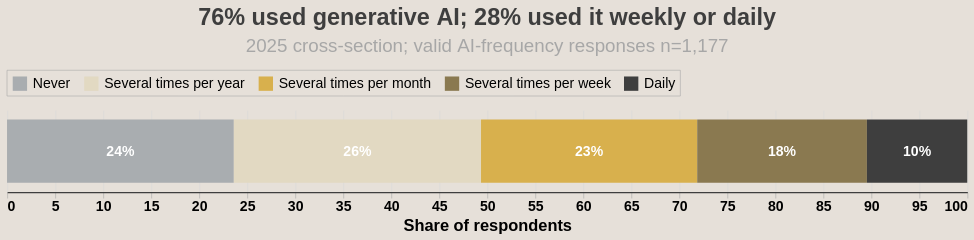

Write notebook code for a chart like this one.
### Markdown cell above
## 3. Leadership-facing figures

These figures are designed as candidate building blocks for a 3–5 slide presentation. Each
uses a validated base and makes its denominator available in the title, labels, or tooltip.

### Code cell
# Overall use: one compact distribution with two leadership-ready summary statistics.
frequency_summary = (
    ai_respondents[FREQUENCY]
    .value_counts()
    .reindex(FREQ_ORDER, fill_value=0)
    .rename_axis("Frequency")
    .reset_index(name="Respondents")
)
frequency_summary["Percent"] = 100 * frequency_summary["Respondents"] / len(ai_respondents)
frequency_summary["Metric"] = "Valid AI-frequency respondents"
frequency_summary["Label"] = frequency_summary["Percent"].map(lambda value: f"{value:.0f}%")
frequency_summary["Order"] = frequency_summary["Frequency"].map(
    {value: index for index, value in enumerate(FREQ_ORDER)}
)
frequency_summary["Start"] = frequency_summary["Percent"].cumsum() - frequency_summary["Percent"]
frequency_summary["End"] = frequency_summary["Percent"].cumsum()
frequency_summary["Midpoint"] = (frequency_summary["Start"] + frequency_summary["End"]) / 2

ever_used = 100 * ai_respondents[FREQUENCY].ne("Never").mean()
weekly_used = 100 * ai_respondents["weekly_or_more"].mean()

frequency_bar = (
    alt.Chart(frequency_summary)
    .mark_bar(height=54)
    .encode(
        x=alt.X("Start:Q", title="Share of respondents", axis=alt.Axis(format=".0f")),
        x2="End:Q",
        y=alt.Y("Metric:N", title=None, axis=alt.Axis(labels=False, ticks=False, domain=False)),
        color=alt.Color(
            "Frequency:N",
            sort=FREQ_ORDER,
            scale=alt.Scale(domain=FREQ_ORDER, range=FREQ_COLORS),
            legend=alt.Legend(title=None),
        ),
        order=alt.Order("Order:Q"),
        tooltip=[
            "Frequency:N",
            "Respondents:Q",
            alt.Tooltip("Percent:Q", format=".1f", title="Percent"),
        ],
    )
)

frequency_text = (
    alt.Chart(frequency_summary.loc[frequency_summary["Percent"].ge(7)])
    .mark_text(color="white", fontWeight="bold", fontSize=12)
    .encode(
        x="Midpoint:Q",
        y=alt.Y("Metric:N"),
        text="Label:N",
    )
)

frequency_chart = style_chart(
    (frequency_bar + frequency_text).properties(
        width=820,
        height=70,
        title=alt.Title(
            f"{ever_used:.0f}% used generative AI; {weekly_used:.0f}% used it weekly or daily",
            subtitle=f"2025 cross-section; valid AI-frequency responses n={len(ai_respondents):,}",
        ),
    )
)
frequency_chart

### Figure 1 — Vega-Lite specification as saved in the notebook (floating-point values rounded to 4 significant figures)
{"config": {"view": {"continuousWidth": 300, "continuousHeight": 300, "stroke": null}, "axis": {"domain": true, "domainColor": "#3E3E3E", "domainWidth": 1, "gridColor": "#D9D9D9", "gridOpacity": 0.5, "labelFont": "Arial", "labelFontSize": 12, "labelFontWeight": 600, "tickColor": "#A7A7A7", "tickWidth": 0.5, "ticks": true, "titleFont": "Arial", "titleFontSize": 14, "titleFontWeight": "bold"}, "axisX": {"orient": "bottom"}, "axisY": {"labelLimit": 500, "labelPadding": 10, "orient": "left"}, "background": "#E6E0D9", "legend": {"direction": "horizontal", "fillColor": "#E6E0D9", "labelFont": "Arial", "labelFontSize": 12, "offset": 12, "orient": "top", "padding": 4, "strokeColor": "#A7A7A7", "strokeWidth": 0.5, "symbolSize": 150, "title": null}, "title": {"align": "center", "anchor": "middle", "color": "#3E3E3E", "font": "Arial", "fontSize": 20, "fontWeight": "bolder", "frame": "group", "offset": 12, "subtitleColor": "#A7A7A7", "subtitleFont": "Arial", "subtitleFontSize": 16, "subtitlePadding": 6}}, "layer": [{"data": {"name": "data-8359fd40657bad8c8b4a4af5fd08c70b"}, "mark": {"type": "bar", "height": 54}, "encoding": {"color": {"field": "Frequency", "legend": {"title": null}, "scale": {"domain": ["Never", "Several times per year", "Several times per month", "Several times per week", "Daily"], "range": ["#A9ADB0", "#E2D9C2", "#D8B04D", "#8A7950", "#3E3E3E"]}, "sort": ["Never", "Several times per year", "Several times per month", "Several times per week", "Daily"], "type": "nominal"}, "order": {"field": "Order", "type": "quantitative"}, "tooltip": [{"field": "Frequency", "type": "nominal"}, {"field": "Respondents", "type": "quantitative"}, {"field": "Percent", "format": ".1f", "title": "Percent", "type": "quantitative"}], "x": {"axis": {"format": ".0f"}, "field": "Start", "title": "Share of respondents", "type": "quantitative"}, "x2": {"field": "End"}, "y": {"axis": {"domain": false, "labels": false, "ticks": false}, "field": "Metric", "title": null, "type": "nominal"}}}, {"data": {"name": "data-8359fd40657bad8c8b4a4af5fd08c70b"}, "mark": {"type": "text", "color": "white", "fontSize": 12, "fontWeight": "bold"}, "encoding": {"text": {"field": "Label", "type": "nominal"}, "x": {"field": "Midpoint", "type": "quantitative"}, "y": {"field": "Metric", "type": "nominal"}}}], "height": 70, "title": {"text": "76% used generative AI; 28% used it weekly or daily", "subtitle": "2025 cross-section; valid AI-frequency responses n=1,177"}, "width": 820, "$schema": "https://vega.github.io/schema/vega-lite/v6.4.1.json", "datasets": {"data-8359fd40657bad8c8b4a4af5fd08c70b": [{"Frequency": "Never", "Respondents": 278, "Percent": 23.62, "Metric": "Valid AI-frequency respondents", "Label": "24%", "Order": 0, "Start": 0.0, "End": 23.62, "Midpoint": 11.81}, {"Frequency": "Several times per year", "Respondents": 303, "Percent": 25.74, "Metric": "Valid AI-frequency respondents", "Label": "26%", "Order": 1, "Start": 23.62, "End": 49.36, "Midpoint": 36.49}, {"Frequency": "Several times per month", "Respondents": 265, "Percent": 22.51, "Metric": "Valid AI-frequency respondents", "Label": "23%", "Order": 2, "Start": 49.36, "End": 71.88, "Midpoint": 60.62}, {"Frequency": "Several times per week", "Respondents": 208, "Percent": 17.67, "Metric": "Valid AI-frequency respondents", "Label": "18%", "Order": 3, "Start": 71.88, "End": 89.55, "Midpoint": 80.71}, {"Frequency": "Daily", "Respondents": 123, "Percent": 10.45, "Metric": "Valid AI-frequency respondents", "Label": "10%", "Order": 4, "Start": 89.55, "End": 100.0, "Midpoint": 94.77}]}}
